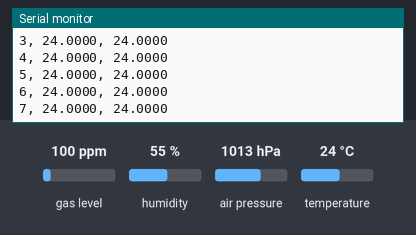
Recording of a sketch running on a simulated Arduino Uno, built with avr-gcc and run on an emulated ATmega328P. Shown: the last lines printed to the serial monitor. Inputs (shaded band) come from the test bench; at power-on: temperature 24 °C, gas level 100 ppm, humidity 55 %, air pressure 1013 hPa.

Above: at 1.2 s.
1.3 s: temperature set to 12 °C
At 1.45 s:
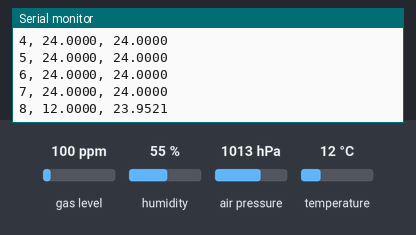
2.8 s: temperature set to 19 °C
At 2.93 s:
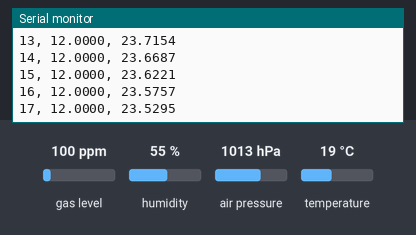
Timing chart, 0 to 5.8 s (numbered marks = the images above; inputs shaded):
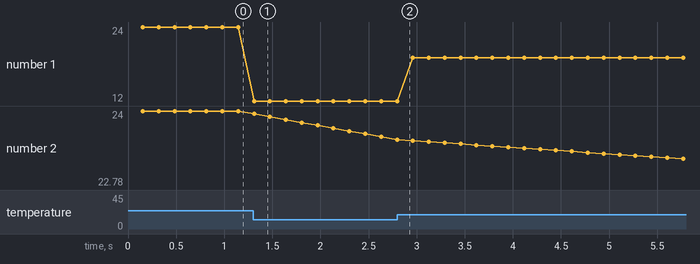

Measured:
- after the input at 1.3 s, the serial monitor: prints a new line at once (image 1)
- plotted number 2: 24 → 23.53 after the input at 1.3 s, 23.53 → 22.78 after the input at 2.8 s

The sketch:

lab1_EMA.ino
```cpp
#include <Wire.h>
#include <Adafruit_Sensor.h>
#include <Adafruit_BME680.h>
#include <math.h>
Adafruit_BME680 bme;
const int SAMP = 5000;
const int N = 500;
const float ALPHA = 2.0 / (N + 1.0);
float emaTemp = 0.0;
bool firstSample = true;
float minTemp = 10000.0;
float maxTemp = -10000.0;
double sum = 0.0;
double sumSq = 0.0;
int count = 0;
bool done = false;
void setup() {
  Serial.begin(115200);
  while (!Serial) delay(10);

  Wire.begin();

  if (!bme.begin()) {
    Serial.println("Could not find a valid BME680 sensor, check wiring!");
    while (1);
  }

  bme.setTemperatureOversampling(BME680_OS_1X);
  bme.setHumidityOversampling(BME680_OS_1X);
  bme.setPressureOversampling(BME680_OS_1X);
  bme.setIIRFilterSize(BME680_FILTER_SIZE_0);
}

void loop() {
  if (done) return;

  if (!bme.performReading()) {
    Serial.println("Failed to read from BME680");
    return;
  }
  float temp = bme.temperature;
  if (firstSample) {
    emaTemp = temp;
    firstSample = false;
  } else {
    emaTemp = ALPHA * temp + (1.0 - ALPHA) * emaTemp;
  }
  Serial.print(count + 1);
  Serial.print(", ");
  Serial.print(temp, 4);
  Serial.print(", ");
  Serial.println(emaTemp, 4);
  if (emaTemp < minTemp) minTemp = emaTemp;
  if (emaTemp > maxTemp) maxTemp = emaTemp;
  sum += emaTemp;
  sumSq += (double)emaTemp * emaTemp;
  count++;
  if (count >= SAMP) {
    double mean = sum / SAMP;
    double variance = (sumSq / SAMP) - (mean * mean);
    if (variance < 0) variance = 0;
    double stddev = sqrt(variance);
    Serial.print("Min temp: ");
    Serial.println(minTemp, 4);
    Serial.print("Max temp: ");
    Serial.println(maxTemp, 4);
    Serial.print("Mean temp: ");
    Serial.println(mean, 4);
    Serial.print("Std dev: ");
    Serial.println(stddev, 4);
    done = true;
  }
  delay(10);
}
```
